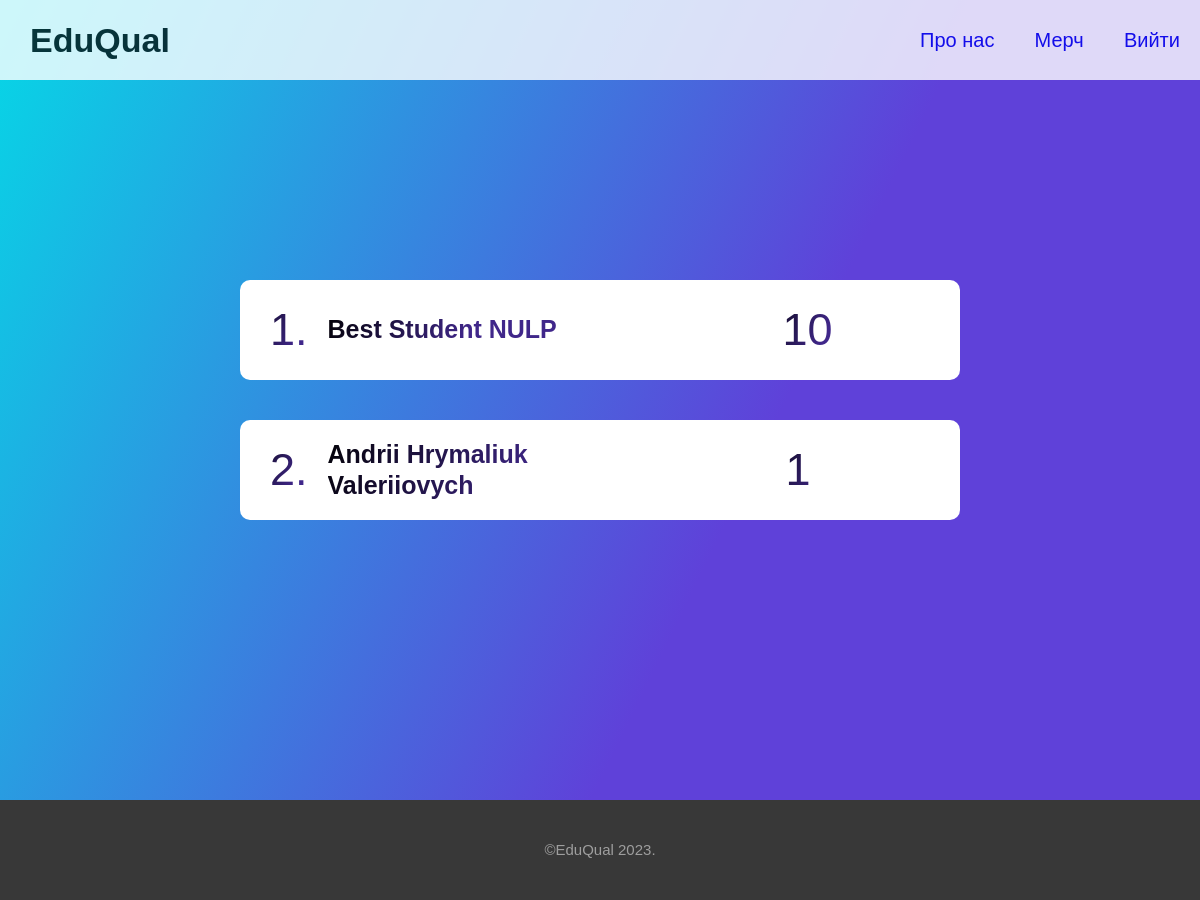
The app's page /studentsrating/ (signed in) with its own data.
### poll/models.py (models this page shows, shortened)
class Student(models.Model):
    firstname = models.CharField(max_length=30)
    lastname = models.CharField(max_length=30)
    surname = models.CharField(max_length=30)
    group = models.ForeignKey(Group, on_delete=models.CASCADE)
    score = models.IntegerField(default=0)
    user = models.OneToOneField(User,on_delete=models.CASCADE, null=True, blank=True)
    class Meta:
        verbose_name = "Student"
        verbose_name_plural = "Students"

### poll/views.py (the view)
# urls.py: path('studentsrating/', studentsRating, name='studentsRating'),
def studentsRating(request):
    context = {}
    context['members'] = Student.objects.order_by('score').reverse().all()
    return render(request, 'rating/rating.html', context=context)

### poll/templates/rating/rating.html (shortened to what this page needs)
{% load static %}
<!doctype html>
<html lang="en">
<head>
    <link rel="stylesheet" href="{% static 'style_rating.css' %}">
</head>
<body>
<div class="header disp">
    <div class="logo">
        <a href="{% url 'home' %}" class="logo-text disp"><b>EduQual</b></a>
    </div>
    <div class="menu disp">
        <a class="item" href="#about">Про нас</a>
        {% if user.is_authenticated %}
            <a class="item"  href="{% url 'march' %}">Мерч</a>
            <a class="item" href="{% url 'logout' %}">Вийти</a>
        {% else %}
            <a class="item" href="{% url 'login' %}">Увійти</a>
        {% endif %}
    </div>
</div>
<div class="rating-page disp-centr">
    {% for i in members %}
        <div class="rating disp">
            <div class="info disp">
                <div class="number text">
                    <p>{{ forloop.counter }}.</p>
                </div>
                <div class="name-secondname disp">
                    <p class="text">{{ i.firstname }} {{ i.lastname }} {{ i.surname }}</p>
                </div>
            </div>
            <div class="rating-result disp-centr">
                <div class="mark  text">
                    <p>{{ i.score }}</p>
                </div>
            </div>
        </div>
    {% endfor %}
</div>
<div class="sixth-page">
    <div class="text-six">©EduQual 2023.</div>
</div>
</body>
</html>

### staticfiles/style_rating.css (style rules this page uses)
body { margin: 0; font-family: 'Archivo', sans-serif; }
.disp { display: flex; }
.disp-centr { display: flex; align-items: center; justify-content: center; }
.header { height: 80px; width: 100%; background: #ffffff; opacity: 0.8; align-items: center; justify-content: space-between; position: fixed; }
.menu { width: 300px; align-items: center; justify-content: space-around; font-size: 20px; }
.logo-text { width: 200px; justify-content: space-around; margin: 0; font-size: 34px; color: #050f10; }
.rating-page { flex-direction: column; background: linear-gradient(115.99deg, #00E1E7 -3.86%, #5F41D9 61.74%); width: 100%; min-height: 90vh; padding: 40px 0 40px 0; }
.rating { transition: 0.4s; margin: 20px 0 20px 0; box-sizing: border-box; padding: 0 30px 0 30px; align-items: center; justify-content: space-between; width: 60%; height: 100px; background-color: white; border-radius: 10px; }
.info { align-items: center; height: 30%; }
.name-secondname { margin-left: 20px; align-items: center; }
.text { background:linear-gradient(115.99deg, #000000 -3.86%, #40278a 61.74%); -webkit-background-clip: text; -webkit-text-fill-color: transparent; font-style: normal; font-weight: 600; font-size: 25px; line-height: 125%; }
.number { font-size: 45px; font-weight: 300; }
.rating-result { width: 265px; margin: 0; }
.mark { margin-left: 30px; font-size: 45px; font-weight: 300; width: 60px; }
.sixth-page { display: flex; justify-content: center; align-items: center; width: 100%; height: 100px; background-color: #383838; }
.text-six { font-size: 15px; line-height: 20px; text-align: center; color: #9E9E9E; }
a { text-decoration: none; }

### records on screen
Student: firstname "Best", lastname "Student", surname "NULP", score "10"
Student: firstname "Andrii", lastname "Hrymaliuk", surname "Valeriiovych", score "1"
